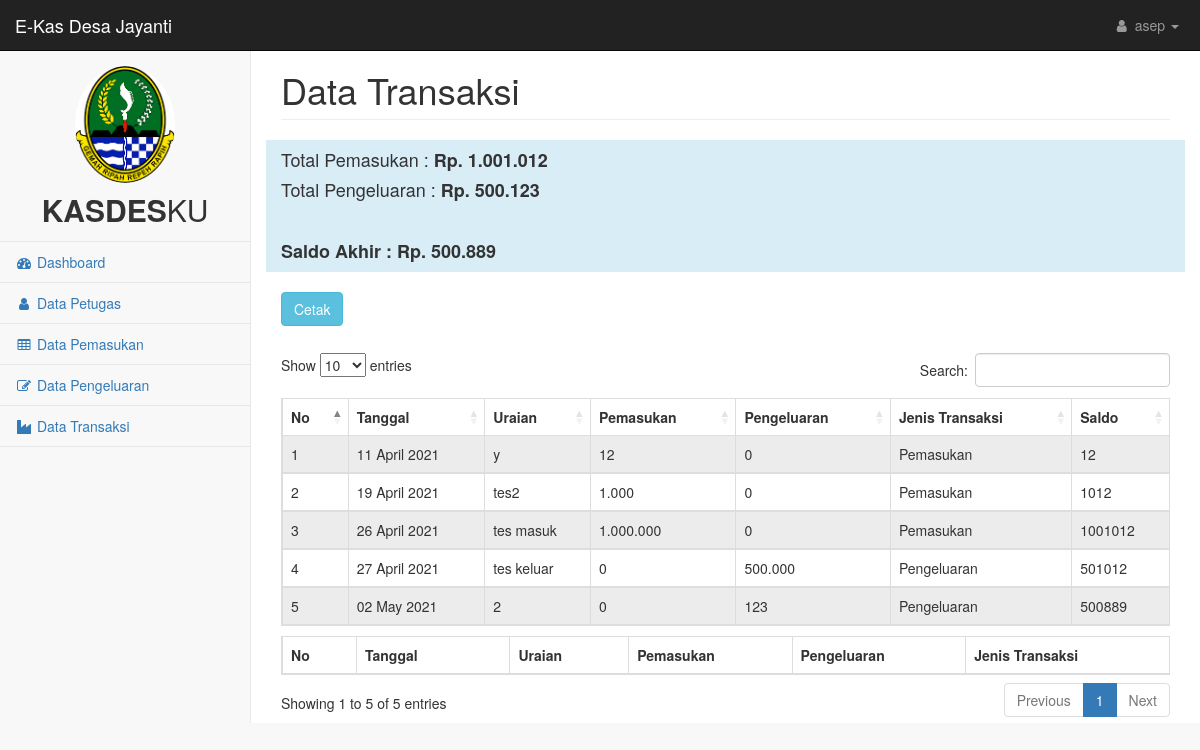
The page /admin/index.php?pg=datarekening (signed in) on the database its author committed.
### tables this page shows
CREATE TABLE `tbrekening` (
  `idrekening` int(11) NOT NULL,
  `tanggal` date NOT NULL,
  `uraian` text NOT NULL,
  `pemasukan` bigint(20) NOT NULL,
  `pengeluaran` bigint(20) NOT NULL,
  `jenistransaksi` enum('Pemasukan','Pengeluaran') NOT NULL,
  `saldo` bigint(20) NOT NULL,
  `idmasuk` int(11) NOT NULL,
  `idkeluar` int(11) NOT NULL
);

### admin/datarekening/datarekening.php (the view, shortened to what this page needs)
					<div class="col-lg-12">
                            <h1 class="page-header">Data Transaksi</h1>
                            <div class="row">
                                <div class="col-md-12 bg-info">
                                    <?php
                                    $hitung=($koneksi->query("SELECT SUM(pemasukan) AS pemasukan, SUM(pengeluaran) AS pengeluaran FROM tbrekening"))->fetch_array();
                                    $masuk=$hitung['pemasukan'];
                                    $keluar=$hitung['pengeluaran'];
                                    $saldoakhir=$masuk-$keluar;
                                    ?>
                                    <h4>Total Pemasukan : <b>Rp. <?=number_format($hitung['pemasukan'],0,',','.')?></b></h4>
                                    <h4>Total Pengeluaran : <b>Rp. <?=number_format($hitung['pengeluaran'],0,',','.')?></b></h4><br>
                                    <h4><b>Saldo Akhir : Rp. <?=number_format($saldoakhir,0,',','.')?></b></h4>
                                </div>
                            </div><br>
                            <div class="btn-group dropright">
                                <button type="button" class="btn btn-info dropdown-toggle" data-toggle="dropdown" aria-haspopup="true" aria-expanded="false">
                                    Cetak
                                </button>
                            </div>
							<div class="card " style="margin-top: 3%">
							  <div class="card-body">
										 <table id="dtHorizontalVerticalExample" class="table table-striped table-bordered table-sm " cellspacing="0" width="100%">
										        <thead>
										            <tr>
										                <th>No</th>
                                                        <th>Tanggal</th>
														<th>Uraian</th>
                                                        <th>Pemasukan</th>
                                                        <th>Pengeluaran</th>
                                                        <th>Jenis Transaksi</th>
                                                        <th>Saldo</th>
										            </tr>
										        </thead>
										        <tbody>
										                  <?php
                                                include '../koneksi.php';
                                                $no = 1;
                                                $saldo=0;
                                                $data = mysqli_query($koneksi,"SELECT * FROM tbrekening ORDER BY tanggal ASC");
                                                while($d = mysqli_fetch_array($data)){
                                                    $tanggal=date('d F Y', strtotime($d['tanggal']));
                                                    ?>
                                                    <tr>
                                                        <td><?php echo $no++; ?></td>
                                                        <td><?php echo $tanggal; ?></td>
                                                        <td><?php echo $d['uraian']; ?></td>
                                                        <td><?php echo number_format($d['pemasukan'],0,',','.'); ?></td>
                                                        <td><?php echo number_format($d['pengeluaran'],0,',','.'); ?></td>
                                                        <td><?php echo $d['jenistransaksi']; ?></td>
                                                        <?php
                                                            $saldo=$saldo+$d['pemasukan']-$d['pengeluaran'];
                                                        ?>
                                                        <td><?php echo $saldo; ?></td>
                                                    </tr>
                                                    <?php
                                                }
                                                ?>
										        </tbody>
										        <tfoot>
										            <tr>
										            	<th>No</th>
                                                        <th>Tanggal</th>
                                                        <th>Uraian</th>
                                                        <th>Pemasukan</th>
                                                        <th>Pengeluaran</th>
                                                        <th>Jenis Transaksi</th>
										            </tr>
										        </tfoot>
										    </table>
							  </div>
							</div>
                    </div>
  </div>
</div>
  </div>
</div>

### admin/index.php (shortened to what this page needs)
<!DOCTYPE html>
<html lang="en">
    <head>
        <link href="../css/bootstrap.min.css" rel="stylesheet">
        <link href="../css/metisMenu.min.css" rel="stylesheet">
        <link href="../css/startmin.css" rel="stylesheet">
        <link href="../css/font-awesome.min.css" rel="stylesheet" type="text/css">
    <link rel="stylesheet" type="text/css" href="https://cdn.datatables.net/1.10.24/css/dataTables.bootstrap5.min.css">
    </head>
    <body>
        <?php
    include '../koneksi.php';
    $petugas="<a href='?pg=petugas'><i class='fa fa-user fa-fw'></i> Data Petugas</a>";
    $id = $_SESSION['id'];
    $query = mysqli_query($koneksi,"SELECT * FROM tb_login WHERE id = '$id'");
    $data = mysqli_fetch_array($query);
    ?>
        <div id="wrapper">
            <nav class="navbar navbar-inverse navbar-fixed-top" role="navigation">
                <div class="navbar-header">
                    <a class="navbar-brand" href="index.php">E-Kas Desa Jayanti</a>
                </div>
                <ul class="nav navbar-right navbar-top-links">
                    <li class="dropdown">
                        <a class="dropdown-toggle" data-toggle="dropdown" href="#">
                            <i class="fa fa-user fa-fw"></i> <?=$data['nama_user']?> <b class="caret"></b>
                        </a>
                    </li>
                </ul>
                <div class="navbar-default sidebar" role="navigation">
                    <div class="sidebar-nav navbar-collapse">
                        <ul class="nav" id="side-menu">
                            <li class="sidebar-search">
                               <center> <p><a href="?pg=dashboard"><img src="../img/jawa.png" class="img-circle" width="100"></a></p></center>
                                <div class="card-header text-center">
      <a href="index2.html" class="h2"><b>KASDES</b>KU</a>
    </div>
                            </li>
		                          <li>
			                            <a href="?pg=dashboard"><i class="fa fa-dashboard fa-fw"></i> Dashboard</a>
			                            </li>
			                             <li>
			                                <?=$petugas?>
			                            </li>
			                            <li>
			                                <a href="?pg=datakas"><i class="fa fa-table fa-fw"></i> Data Pemasukan</a>
			                            </li>
			                            <li>
			                                <a href="?pg=datapengeluaran"><i class="fa fa-edit fa-fw"></i> Data Pengeluaran</a>
			                            </li>
			                            <li>
			                                <a href="?pg=datarekening"><i class="fa fa-industry fa-fw"></i> Data Transaksi</a>
		                           		</li>
                        </ul>
                    </div>
                </div>
            </nav>
            <div id="page-wrapper">
                <div class="container-fluid">
                    <div class="row">
                        <?php
                            switch (@$_GET['pg']) {
                                case 'datarekening':
                                include 'datarekening/datarekening.php';
                                break;
                            }
                            ?>
    </body>
</html>

### css/startmin.css (style rules this page uses)
body { background-color: #f8f8f8; }
#wrapper { width: 100%; }
#page-wrapper { padding-top: 30px; min-height: 568px; background-color: #fff; }
@media (min-width:768px) { #page-wrapper { position: inherit; margin-left: 250px; padding: 30px 15px 0 15px; border-left: 1px solid #e7e7e7; } }
.navbar-header { float: left; }
.navbar-right { text-align: right; }
.navbar-top-links { margin: 0; }
.navbar-top-links li { display: inline-block; }
.navbar-top-links li:last-child { margin-right: 6px; }
.navbar-top-links li a { padding: 15px; min-height: 50px; }
.navbar-top-links>li>a { color: #999; }
.sidebar .sidebar-nav.navbar-collapse { padding-right: 0; padding-left: 0; }
.sidebar .sidebar-search { padding: 15px; }
.sidebar ul li { border-bottom: 1px solid #e7e7e7; }
@media (min-width:768px) { .sidebar { z-index: 1; position: absolute; width: 250px; margin-top: 51px; } }
table.dataTable thead .sorting, table.dataTable thead .sorting_asc, table.dataTable thead .sorting_desc, table.dataTable thead .sorting_asc_disabled, table.dataTable thead .sorting_desc_disabled { background: 0 0; }
table.dataTable thead .sorting_asc:after { content: "\f0de"; float: right; font-family: fontawesome; }
table.dataTable thead .sorting:after { content: "\f0dc"; float: right; font-family: fontawesome; color: rgba(50,50,50,.5); }

### admin/index.php (style rules this page uses)
#dtHorizontalVerticalExample th, td { white-space: nowrap; }
table.dataTable thead .sorting:after, table.dataTable thead .sorting:before, table.dataTable thead .sorting_asc:after, table.dataTable thead .sorting_asc:before, table.dataTable thead .sorting_asc_disabled:after, table.dataTable thead .sorting_asc_disabled:before, table.dataTable thead .sorting_desc:after, table.dataTable thead .sorting_desc:before, table.dataTable thead .sorting_desc_disabled:after, table.dataTable thead .sorting_desc_disabled:before { bottom: .5em; }

### rows shown on the page
tbrekening: tanggal "11 April 2021", uraian "y", pemasukan "12", pengeluaran "0", jenistransaksi "Pemasukan"
tbrekening: tanggal "19 April 2021", uraian "tes2", pemasukan "1.000", pengeluaran "0", jenistransaksi "Pemasukan", saldo "1012"
tbrekening: tanggal "26 April 2021", uraian "tes masuk", pemasukan "1.000.000", pengeluaran "0", jenistransaksi "Pemasukan", saldo "1001012"
tbrekening: tanggal "27 April 2021", uraian "tes keluar", pemasukan "0", pengeluaran "500.000", jenistransaksi "Pengeluaran", saldo "501012"
tbrekening: tanggal "02 May 2021", uraian "2", pemasukan "0", pengeluaran "123", jenistransaksi "Pengeluaran", saldo "500889"

### other values the page prints
$data['nama_user'] "asep"
$hitung['pemasukan'] "1.001.012"
$hitung['pengeluaran'] "500.123"
$saldoakhir "500.889"
